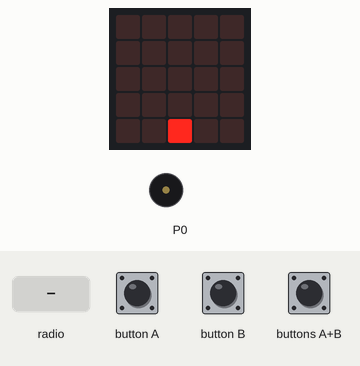
The program below on a simulated BBC micro:bit (MakeCode). On the bench: the board's 5×5 LED display, buzzer (waves = sounding). The test bench sets the inputs (shaded band). No radio messages arrive unless stated (any console line starting 'radio sent:' is added by the test bench); what the program prints to the serial console is not drawn.

Above: at 4.7 s.
5.1 s: buttons A+B pressed for 0.15 s
At 5.3 s:
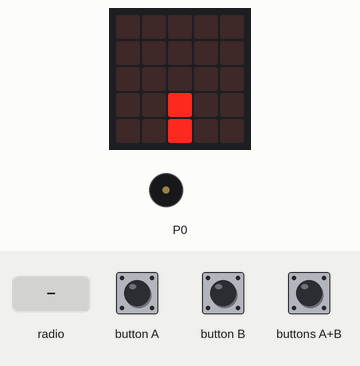
5.8 s: radio message "shits=1" arrives
At 6.05 s:
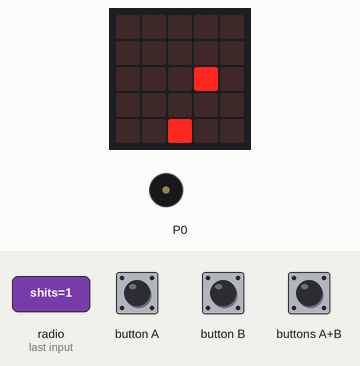
7.5 s: button A pressed for 0.15 s
At 7.89 s:
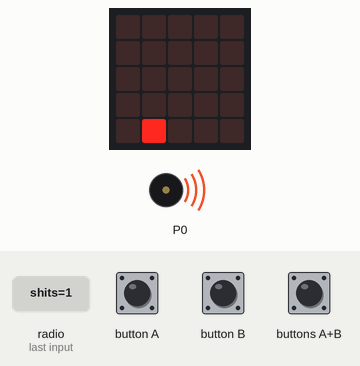
8.2 s: radio message "shits=0" arrives
At 8.25 s:
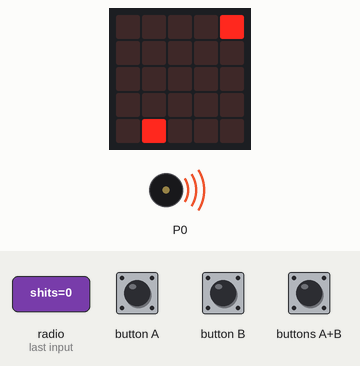
10.0 s: buttons A+B pressed for 1 s
At 11.05 s:
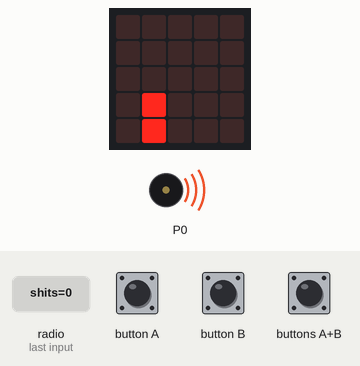
11.6 s: button A pressed for 0.15 s
At 13.3 s:
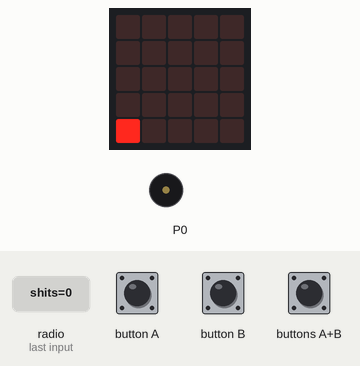
Timing chart, 0 to 36.1 s (numbered marks = the images above; inputs shaded):
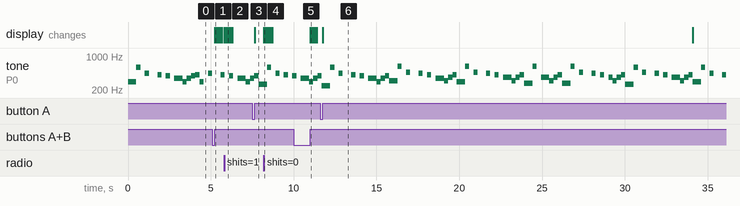

Measured:
- after the input at 5.1 s, the display: changes after 0.15 s (image 1)
- after the input at 5.8 s, the display: first changes at once (image 2 shows a later state)
- after the input at 7.5 s, the display: changes after 0.15 s (image 3)
- after the input at 8.2 s, the display: changes at once (image 4)
- after the input at 10.0 s, the display: changes after 1.0 s (image 5)
- after the input at 11.6 s, the display: changes after 0.15 s (image 6)
- by itself, tone on P0: plays 247 Hz for 0.51 s, 587 Hz for 0.25 s, 440 Hz for 0.25 s, 415 Hz for 0.25 s, 392 Hz for 0.25 s, 349 Hz for 0.51 s … (55 notes in this stretch)

The program:

main.ts
```typescript
input.onButtonPressed(Button.A, function () {
    player.change(LedSpriteProperty.X, -1)
})
input.onButtonPressed(Button.AB, function () {
    if (shooties < 1) {
        shooties += 1
        serial.writeNumber(shooties)
        shoots = game.createSprite(player.get(LedSpriteProperty.X), player.get(LedSpriteProperty.Y))
        while (shoots.get(LedSpriteProperty.Y) > 0) {
            shoots.change(LedSpriteProperty.Y, -1)
            basic.pause(100)
        }
        shoots.set(LedSpriteProperty.Brightness, 0)
        shooties += -1
        radio.sendValue("shits", shoots.get(LedSpriteProperty.X))
    }
})
input.onButtonPressed(Button.B, function () {
    player.change(LedSpriteProperty.X, 1)
})
radio.onReceivedValue(function (name, value) {
    mirror_shooties = Math.abs(value - 4)
    if (name == "shits") {
        mechants_shoots = game.createSprite(mirror_shooties, 0)
        basic.pause(100)
        while (mechants_shoots.get(LedSpriteProperty.Y) < 4) {
            mechants_shoots.change(LedSpriteProperty.Y, 1)
            if (mechants_shoots.isTouching(player)) {
                radio.sendValue("fuck u", 1)
                basic.showNumber(game.score())
                basic.pause(2000)
            } else {
                basic.pause(100)
            }
        }
        mechants_shoots.set(LedSpriteProperty.Brightness, 0)
    }
    if (name == "fuck u") {
        game.addScore(1)
        basic.showNumber(game.score())
        basic.pause(2000)
    }
})
let mechants_shoots: game.LedSprite = null
let mirror_shooties = 0
let shoots: game.LedSprite = null
let shooties = 0
let player: game.LedSprite = null
for (let index = 0; index < 1000; index++) {
    player = game.createSprite(2, 4)
    radio.setGroup(69)
    music.playTone(294, music.beat(BeatFraction.Half))
    music.playTone(294, music.beat(BeatFraction.Half))
    music.playTone(587, music.beat(BeatFraction.Half))
    music.rest(music.beat(BeatFraction.Half))
    music.playTone(440, music.beat(BeatFraction.Half))
    music.rest(music.beat(BeatFraction.Whole))
    music.playTone(415, music.beat(BeatFraction.Half))
    music.rest(music.beat(BeatFraction.Half))
    music.playTone(392, music.beat(BeatFraction.Half))
    music.rest(music.beat(BeatFraction.Half))
    music.playTone(349, music.beat(BeatFraction.Whole))
    music.playTone(294, music.beat(BeatFraction.Half))
    music.playTone(349, music.beat(BeatFraction.Half))
    music.playTone(392, music.beat(BeatFraction.Half))
    music.playTone(415, music.beat(BeatFraction.Half))
    music.playTone(294, music.beat(BeatFraction.Half))
    music.rest(music.beat(BeatFraction.Half))
    music.playTone(440, music.beat(BeatFraction.Half))
    music.rest(music.beat(BeatFraction.Whole))
    music.playTone(415, music.beat(BeatFraction.Half))
    music.rest(music.beat(BeatFraction.Half))
    music.playTone(392, music.beat(BeatFraction.Half))
    music.rest(music.beat(BeatFraction.Half))
    music.playTone(349, music.beat(BeatFraction.Whole))
    music.playTone(294, music.beat(BeatFraction.Half))
    music.playTone(349, music.beat(BeatFraction.Half))
    music.playTone(392, music.beat(BeatFraction.Half))
    music.playTone(262, music.beat(BeatFraction.Half))
    music.playTone(262, music.beat(BeatFraction.Half))
    music.playTone(587, music.beat(BeatFraction.Half))
    music.rest(music.beat(BeatFraction.Half))
    music.playTone(440, music.beat(BeatFraction.Half))
    music.rest(music.beat(BeatFraction.Half))
    music.playTone(415, music.beat(BeatFraction.Half))
    music.rest(music.beat(BeatFraction.Half))
    music.playTone(392, music.beat(BeatFraction.Half))
    music.rest(music.beat(BeatFraction.Half))
    music.playTone(349, music.beat(BeatFraction.Whole))
    music.playTone(294, music.beat(BeatFraction.Half))
    music.playTone(349, music.beat(BeatFraction.Half))
    music.playTone(392, music.beat(BeatFraction.Half))
    music.playTone(247, music.beat(BeatFraction.Half))
    music.playTone(247, music.beat(BeatFraction.Half))
    music.playTone(587, music.beat(BeatFraction.Half))
    music.rest(music.beat(BeatFraction.Half))
    music.playTone(440, music.beat(BeatFraction.Half))
    music.rest(music.beat(BeatFraction.Whole))
    music.playTone(415, music.beat(BeatFraction.Half))
    music.rest(music.beat(BeatFraction.Half))
    music.playTone(392, music.beat(BeatFraction.Half))
    music.rest(music.beat(BeatFraction.Half))
    music.playTone(349, music.beat(BeatFraction.Whole))
    music.playTone(294, music.beat(BeatFraction.Half))
    music.playTone(349, music.beat(BeatFraction.Half))
    music.playTone(392, music.beat(BeatFraction.Half))
    music.playTone(311, music.beat(BeatFraction.Half))
    music.playTone(311, music.beat(BeatFraction.Half))
    music.playTone(622, music.beat(BeatFraction.Half))
    music.rest(music.beat(BeatFraction.Half))
    music.playTone(466, music.beat(BeatFraction.Half))
    music.rest(music.beat(BeatFraction.Whole))
    music.playTone(440, music.beat(BeatFraction.Half))
    music.rest(music.beat(BeatFraction.Half))
    music.playTone(415, music.beat(BeatFraction.Half))
    music.rest(music.beat(BeatFraction.Half))
    music.playTone(349, music.beat(BeatFraction.Whole))
    music.playTone(311, music.beat(BeatFraction.Half))
    music.playTone(370, music.beat(BeatFraction.Half))
    music.playTone(415, music.beat(BeatFraction.Half))
    music.playTone(294, music.beat(BeatFraction.Half))
    music.playTone(294, music.beat(BeatFraction.Half))
    music.playTone(622, music.beat(BeatFraction.Half))
    music.rest(music.beat(BeatFraction.Half))
    music.playTone(466, music.beat(BeatFraction.Half))
    music.rest(music.beat(BeatFraction.Whole))
    music.playTone(440, music.beat(BeatFraction.Half))
    music.rest(music.beat(BeatFraction.Half))
    music.playTone(415, music.beat(BeatFraction.Half))
    music.rest(music.beat(BeatFraction.Half))
    music.playTone(370, music.beat(BeatFraction.Whole))
    music.playTone(311, music.beat(BeatFraction.Half))
    music.playTone(370, music.beat(BeatFraction.Half))
    music.playTone(415, music.beat(BeatFraction.Half))
    music.playTone(277, music.beat(BeatFraction.Half))
    music.playTone(277, music.beat(BeatFraction.Half))
    music.playTone(622, music.beat(BeatFraction.Half))
    music.rest(music.beat(BeatFraction.Half))
    music.playTone(370, music.beat(BeatFraction.Whole))
    music.playTone(311, music.beat(BeatFraction.Half))
    music.playTone(370, music.beat(BeatFraction.Half))
    music.playTone(415, music.beat(BeatFraction.Half))
    music.playTone(277, music.beat(BeatFraction.Half))
    music.playTone(277, music.beat(BeatFraction.Half))
    music.playTone(622, music.beat(BeatFraction.Half))
    music.rest(music.beat(BeatFraction.Half))
    music.playTone(466, music.beat(BeatFraction.Half))
    music.rest(music.beat(BeatFraction.Whole))
    music.playTone(440, music.beat(BeatFraction.Half))
    music.rest(music.beat(BeatFraction.Half))
    music.playTone(415, music.beat(BeatFraction.Half))
    music.rest(music.beat(BeatFraction.Half))
    music.playTone(370, music.beat(BeatFraction.Half))
    music.playTone(311, music.beat(BeatFraction.Half))
    music.playTone(370, music.beat(BeatFraction.Half))
    music.playTone(415, music.beat(BeatFraction.Half))
    music.playTone(262, music.beat(BeatFraction.Half))
    music.playTone(262, music.beat(BeatFraction.Half))
    music.playTone(587, music.beat(BeatFraction.Half))
    music.rest(music.beat(BeatFraction.Half))
    music.playTone(466, music.beat(BeatFraction.Half))
    music.rest(music.beat(BeatFraction.Whole))
    music.playTone(440, music.beat(BeatFraction.Half))
    music.rest(music.beat(BeatFraction.Half))
    music.playTone(415, music.beat(BeatFraction.Half))
    music.rest(music.beat(BeatFraction.Half))
    music.playTone(370, music.beat(BeatFraction.Whole))
    music.playTone(311, music.beat(BeatFraction.Half))
    music.playTone(370, music.beat(BeatFraction.Half))
    music.playTone(415, music.beat(BeatFraction.Half))
}
```

test.ts
```typescript
// les tests vont ici ; cela ne sera pas compilé si ce paquet est utilisé en tant qu'extension.
```
